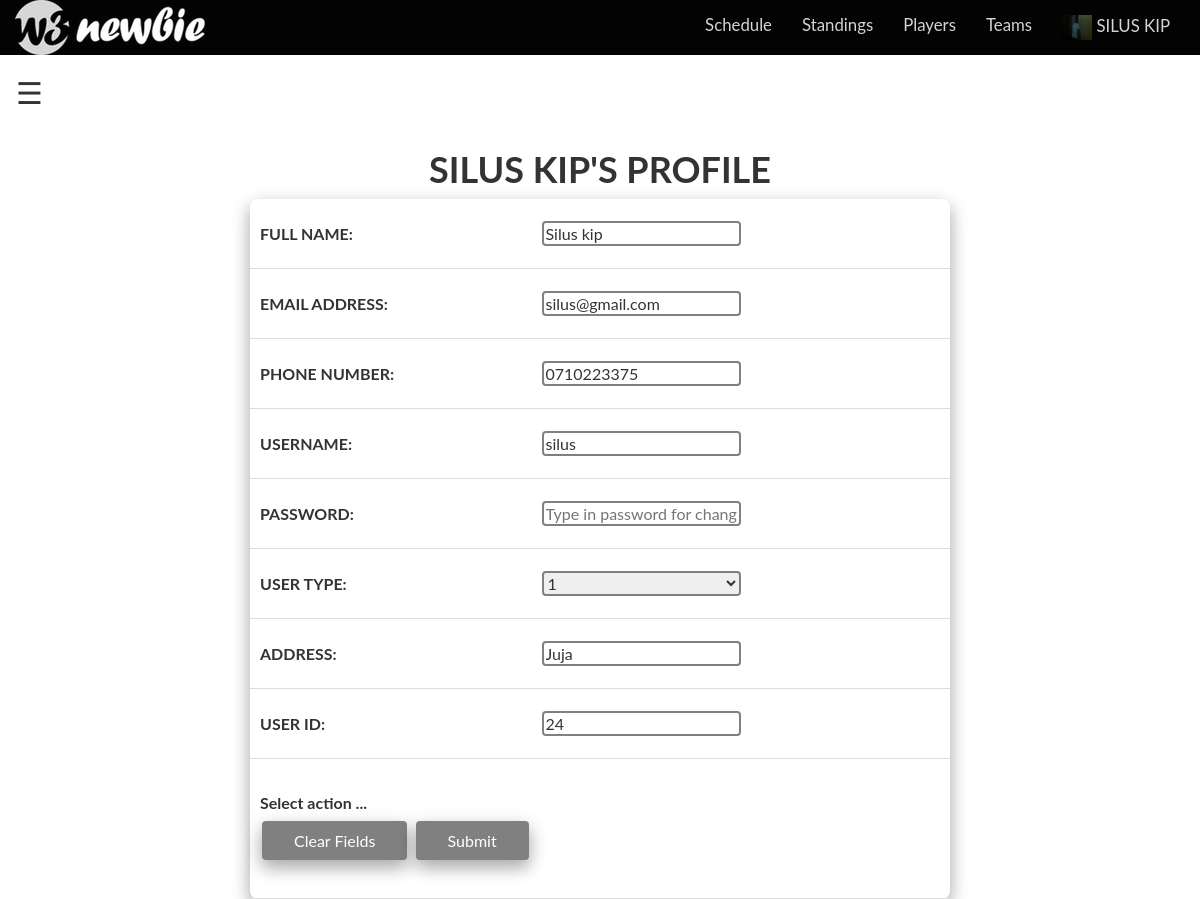
The app's page /review5.php?userId=24 (signed in) with its own data.
### tables this page shows
CREATE TABLE `users` (
  `userId` int(15) NOT NULL,
  `Full_Name` varchar(50) NOT NULL,
  `email` varchar(50) NOT NULL,
  `phone_Number` varchar(15) NOT NULL,
  `User_Name` varchar(50) NOT NULL,
  `Password` varchar(50) NOT NULL DEFAULT '123456',
  `UserType` int(9) NOT NULL,
  `AccessTime` timestamp NOT NULL DEFAULT CURRENT_TIMESTAMP,
  `Image` varchar(100) NOT NULL,
  `Address` varchar(100) NOT NULL
);

### review5.php (the view, shortened to what this page needs)
<?php
require_once "connection.php";
if (isset($_GET["userId"])){
	$userId = $_GET["userId"];
	$select_qry = "SELECT `userId`, `Full_Name`, `email`, `phone_Number`, `User_Name`, `Password`, `UserType`, `AccessTime`, `Image`, `Address` FROM `users` WHERE userId='$userId' limit 1";
	$result_item_id = $conn->query($select_qry);
	$row = $result_item_id->fetch_assoc();
?>
<head>
  <link rel="stylesheet" href="https://maxcdn.bootstrapcdn.com/bootstrap/3.3.7/css/bootstrap.min.css">
  <link rel="stylesheet" href="https://cdnjs.cloudflare.com/ajax/libs/font-awesome/4.7.0/css/font-awesome.min.css">
  <link rel="stylesheet" type="text/css" href="css.css">
</head>
<nav class="navbar navbar-inverse">
        <div class="container-fluid">
          <div class="navbar-header">
          <a href="#" class="navbar-nav navbar navbar-right"><img src="img/w3newbie.png"></a>
        </div>
        <div class="collapse navbar-collapse" id="myNavbar">
          <ul class="nav navbar-nav navbar-right">
            <li> <a href="exampleadmin.php">Schedule</a></li>
            <li> <a href="standingsadmin.php">Standings</a></li>
            <li> <a href="playersadmin.php">Players</a></li>
                    <li> <a href="teamsadmin.php">Teams</a></li>
                    <li style="float:right;"><a href="profile.php?userId=<?=$_SESSION["authlog"]["userId"]?>"><img style="width:30px; height:25px; background-color:white;" src="images/people/<?php echo $_SESSION["authlog"]["Image"];?>"><?php echo ' ';?><?php echo strtoupper($_SESSION["authlog"]["Full_Name"]);?></a></li>
          </ul>
        </div>
      </div>
   </nav>
<div id="main">
	<span style="font-size:30px;cursor:pointer" onclick="openNav()">&#9776;</span>
</div>
<h1 align="center"><b><?php echo strtoupper($row["Full_Name"])."'S PROFILE"; ?></b></h1>
<table align="center" >
	<form action = "update5.php" method = "POST">
		<tr>
			<th align="center">FULL NAME:</th>
			<td>
				<input type="text" name="Full_Name" value="<?php echo ucfirst($row["Full_Name"]); ?>">
			</td>
		</tr>
		<tr>
			<th align="center">EMAIL ADDRESS:</th>
			<td>
				<input type="email" name="email" value="<?php echo strtolower($row["email"]); ?>">
			</td>
		</tr>
		<tr>
			<th align="center">PHONE NUMBER:</th>
			<td>
				<input type="int" name="phone_Number" value="<?php echo $row["phone_Number"]; ?>">
			</td>
		</tr>
		<tr>
			<th align="center">USERNAME:</th>
			<td>
				<input type="text" name="User_Name" value="<?php echo $row["User_Name"]; ?>">
			</td>
		</tr>
		<tr>
			<th align="center">PASSWORD:</th>
			<td>
				<input type="password" name="Password" placeholder="Type in password for changes to be accepted" required="" autofocus>
			</td>
		</tr>
		<tr>
			<th align="center">USER TYPE:</th>
			<td>
				<select name = "UserType" required="">
					<option value = "<?php echo $row["UserType"]; ?>"><?php echo $row["UserType"]; ?></option>
				</select>
			</td>
		</tr>
		<tr>
			<th align="center">ADDRESS:</th>
			<td>
				<input type="text" name="Address" value="<?php echo $row["Address"]; ?>">
			</td>
		</tr>
		<tr>
			<th align="center">USER ID:</th>
			<td>
				<input type="int" name="userId" value="<?php echo ucfirst($row["userId"]); ?>">
			</td>
		</tr>
		<tr>
			<td align="center" colspan="2">
				<label align="center">Select action ...</label><br />
				<input align="center" type="reset" name="reset" value="Clear Fields"/>
				<input align="center" type="submit" name="save_details" value="Submit"/><br/>
			</td>
		</tr>
	</form>
<?php
	}
?>

### css.css (style rules this page uses)
.navbar { margin-bottom: 0; border-radius: 0; background-color: #030303; color: #FFF padding: 1% 0; font-size: 1.2em; border:0; }
.navbar-inverse .navbar-nav li a { color: #D5D5D5; }

### review5.php (style rules this page uses)
.navbar { margin-bottom: 0; border-radius: 0; background-color: #030303; color: #FFF padding: 1% 0; font-size: 1.2em; border:0; }
table { align:center; width: 700px; height: 700px; border-radius: 8px; background-color: white; box-shadow: 0 8px 16px 0 rgba(0,0,0,0.2), 0 6px 20px 0 rgba(0,0,0,0.19); cursor: pointer; padding: 6px 12px; border-top: none; }
th, td { border-bottom: 1px solid #ddd; padding: 10px; text-align: left; }
input[type=text] { width: 50%; border: 2px solid grey; border-radius: 4px; -webkit-transition: width 1.8s ease-in-out; transition: width 1.8s ease-in-out; }
input[type=int] { width: 50%; border: 2px solid grey; border-radius: 4px; -webkit-transition: width 1.8s ease-in-out; transition: width 1.8s ease-in-out; }
select { width: 50%; border: 2px solid grey; border-radius: 4px; -webkit-transition: width 1.8s ease-in-out; transition: width 1.8s ease-in-out; }
input[type=email] { width: 50%; border: 2px solid grey; border-radius: 4px; -webkit-transition: width 1.8s ease-in-out; transition: width 1.8s ease-in-out; }
input[type=password] { width: 50%; border: 2px solid grey; border-radius: 4px; -webkit-transition: width 0.8s ease-in-out; transition: width 0.8s ease-in-out; }
input[type=button], input[type=submit], input[type=reset], input[type=file] { background-color: grey; box-shadow: 0 8px 16px 0 rgba(0,0,0,0.2), 0 6px 20px 0 rgba(0,0,0,0.19); border: none; border-radius: 4px; color: white; padding: 10px 32px; text-decoration: none; margin: 4px 2px; cursor: pointer; }
#main { transition: margin-left .5s; padding: 16px; }

### records on screen
users: Full_Name "SILUS KIP", Full_Name "Silus kip", email "silus@gmail.com", phone_Number "0710223375", User_Name "silus", UserType "1", Address "Juja", userId "24"

### other values on screen
$_SESSION["authlog"]["Full_Name"] "SILUS KIP"
